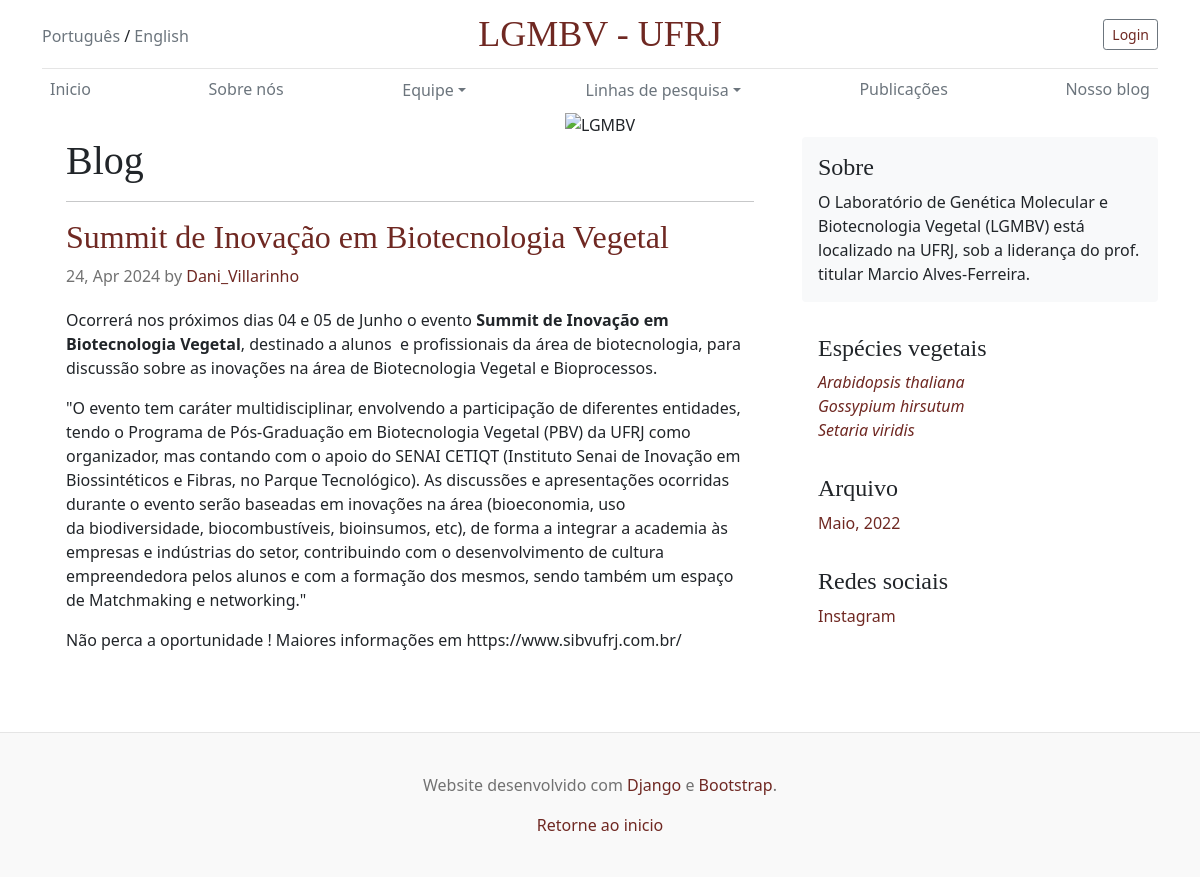
Page /blog on the committed database.
### blog/models.py (models this page shows, shortened)
class Post(models.Model):
    title = models.CharField(max_length=255)
    organism = models.ForeignKey(Organism, on_delete=models.PROTECT)
    abstract = RichTextField()
    content = RichTextUploadingField()
    author = models.ForeignKey(User, on_delete=models.PROTECT)
    created_at = models.DateField(auto_now_add=True)

### blog/views.py (the view)
# urls.py: path('blog', views.blog, name="blog"),
def blog(request):
    posts = Post.objects.all()
    paginator = Paginator(posts, 1)
    page = request.GET.get('page')
    try:
        posts = paginator.page(page)
    except PageNotAnInteger:
        posts = paginator.page(1)
    except EmptyPage:
        posts = paginator.page(paginator.num_pages)
    return render(request, 'blog.html', {'posts': posts, page:'pages'})

### templates/blog.html (shortened to what this page needs)
{% extends 'layout.html' %}
{% block content %}
 <div class="container">
        <div class="section-title">
            <h1>Blog</h1>
            <hr>
        </div>
        <div class="row">
            {% for post in posts %}
            <div class="blog-post">
                <h2>
                    <a href="/posts/{{ post.pk }}">{{ post.title }}</a>
                </h2>
                <p class="blog-post-meta">{{ post.created_at | date:'d, M Y' }} by <a href="#">{{ post.author }}</a></p>
                {{ post.abstract|safe }}
            </div>
            {% endfor %}
        </div>
 </div>
{% endblock content %}

### static/blog.css (style rules this page uses)
h1, h2, h3, h4, h5, h6 { font-family: "Playfair Display", Georgia, "Times New Roman", serif; }
.blog-post { margin-bottom: 4rem; }
.blog-post-meta { margin-bottom: 1.25rem; color: #727272; }

### templates/layout.html (style rules this page uses)
a:link { color: #6f2822; text-decoration: none }

### rows in the picture
Post: title "Summit de Inovação em Biotecnologia Vegetal", created_at "24, Apr 2024", author "Dani_Villarinho", abstract "Ocorrerá nos próximos dias 04 e 05 de Junho o evento Summit de Inovação em Biotecnologia Vegetal , destinado a alunos e profissionais da área de biotecnologia, para discussão sobre as inovações na área de Biotecnologia Vegetal e Bioprocessos. \"O evento tem caráter multidisciplinar, envolvendo a participação de diferentes entidades, tendo o Programa de Pós-Graduação em Biotecnologia Vegetal (PBV) da UFRJ como organizador, mas contando com o apoio do SENAI CETIQT (Instituto Senai de Inovação em Biossintéticos e Fibras, no Parque Tecnológico). As discussões e apresentações ocorridas durante o evento serão baseadas em inovações na área (bioeconomia, uso da biodiversidade, biocombustíveis,…"
